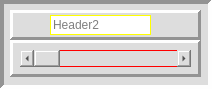
      <widget class="QFrame" name="frame_295">
       <property name="minimumSize">
        <size>
         <width>212</width>
         <height>89</height>
        </size>
       </property>
       <property name="styleSheet">
        <string notr="true">background-color: rgb(221, 221, 221);</string>
       </property>
       <property name="frameShape">
        <enum>QFrame::Panel</enum>
       </property>
       <property name="frameShadow">
        <enum>QFrame::Sunken</enum>
       </property>
       <property name="lineWidth">
        <number>4</number>
       </property>
       <property name="midLineWidth">
        <number>0</number>
       </property>
       <widget class="QFrame" name="frame_296">
        <property name="geometry">
         <rect>
          <x>10</x>
          <y>40</y>
          <width>191</width>
          <height>37</height>
         </rect>
        </property>
        <property name="styleSheet">
         <string notr="true"/>
        </property>
        <property name="frameShape">
         <enum>QFrame::Panel</enum>
        </property>
        <property name="frameShadow">
         <enum>QFrame::Raised</enum>
        </property>
        <property name="lineWidth">
         <number>3</number>
        </property>
        <widget class="QScrollBar" name="horizontalScrollBar_102">
         <property name="geometry">
          <rect>
           <x>10</x>
           <y>10</y>
           <width>171</width>
           <height>17</height>
          </rect>
         </property>
         <property name="minimumSize">
          <size>
           <width>171</width>
           <height>17</height>
          </size>
         </property>
         <property name="maximumSize">
          <size>
           <width>171</width>
           <height>17</height>
          </size>
         </property>
         <property name="styleSheet">
          <string notr="true"> border: 1px solid red</string>
         </property>
         <property name="orientation">
          <enum>Qt::Horizontal</enum>
         </property>
        </widget>
       </widget>
       <widget class="QFrame" name="frame_297">
        <property name="geometry">
         <rect>
          <x>10</x>
          <y>10</y>
          <width>191</width>
          <height>30</height>
         </rect>
        </property>
        <property name="frameShape">
         <enum>QFrame::Panel</enum>
        </property>
        <property name="frameShadow">
         <enum>QFrame::Raised</enum>
        </property>
        <property name="lineWidth">
         <number>3</number>
        </property>
        <property name="midLineWidth">
         <number>0</number>
        </property>
        <widget class="QLineEdit" name="lineEdit_102">
         <property name="geometry">
          <rect>
           <x>40</x>
           <y>5</y>
           <width>101</width>
           <height>20</height>
          </rect>
         </property>
         <property name="minimumSize">
          <size>
           <width>101</width>
           <height>20</height>
          </size>
         </property>
         <property name="maximumSize">
          <size>
           <width>101</width>
           <height>20</height>
          </size>
         </property>
         <property name="styleSheet">
          <string notr="true">QLineEdit {
 border: 1px solid yellow ;
	background-color: rgb(255, 255, 255);
}</string>
         </property>
         <property name="placeholderText">
          <string>Header2</string>
         </property>
        </widget>
       </widget>
      </widget>
